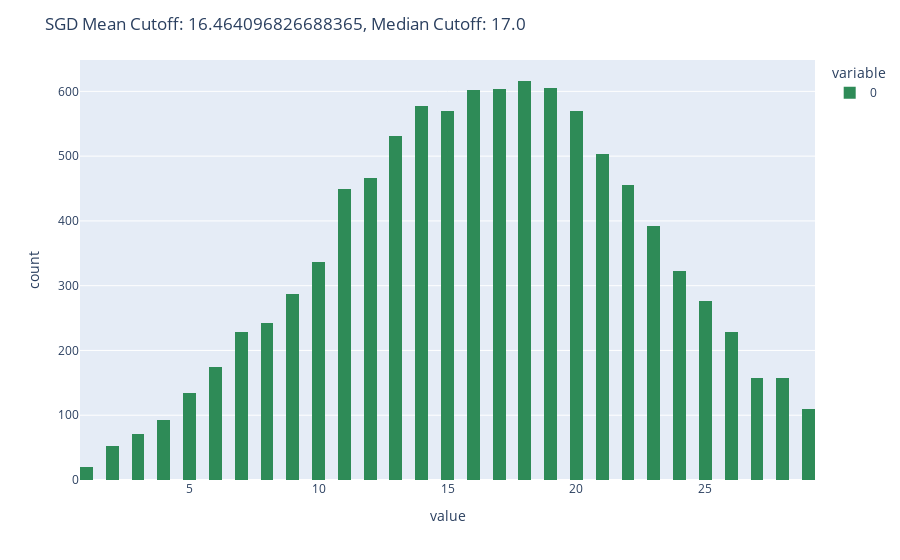

Notebook code cell kept with this figure:
### Code cell
cutoff_iterations_sgd_np = np.array(cutoff_iterations_sgd)
cutoff_iterations_sgd_np = cutoff_iterations_sgd_np[cutoff_iterations_sgd_np < 30]
fig1 = px.histogram(cutoff_iterations_sgd_np, nbins=100, color_discrete_sequence=['seagreen'])
fig1.update_layout(
    title='SGD Mean Cutoff: {}, Median Cutoff: {}'.format(np.mean(cutoff_iterations_sgd_np), np.median(cutoff_iterations_sgd_np))
)

### Figure 1 — Plotly figure (JSON) as saved in the notebook; plotly's stock layout.template omitted (floating-point values rounded to 4 significant figures; data arrays with more than 128 entries replaced by an {"elided": "..."} marker saying what was removed)
{"data": [{"alignmentgroup": "True", "bingroup": "x", "hovertemplate": "variable=0<br>value=%{x}<br>count=%{y}<extra></extra>", "legendgroup": "0", "marker": {"color": "seagreen", "pattern": {"shape": ""}}, "name": "0", "nbinsx": 100, "offsetgroup": "0", "orientation": "v", "showlegend": true, "type": "histogram", "x": {"elided": "9832 int values"}, "xaxis": "x", "yaxis": "y"}], "layout": {"barmode": "relative", "legend": {"title": {"text": "variable"}, "tracegroupgap": 0}, "margin": {"t": 60}, "title": {"text": "SGD Mean Cutoff: 16.464096826688365, Median Cutoff: 17.0"}, "xaxis": {"anchor": "y", "domain": [0, 1], "title": {"text": "value"}}, "yaxis": {"anchor": "x", "domain": [0, 1], "title": {"text": "count"}}}}
